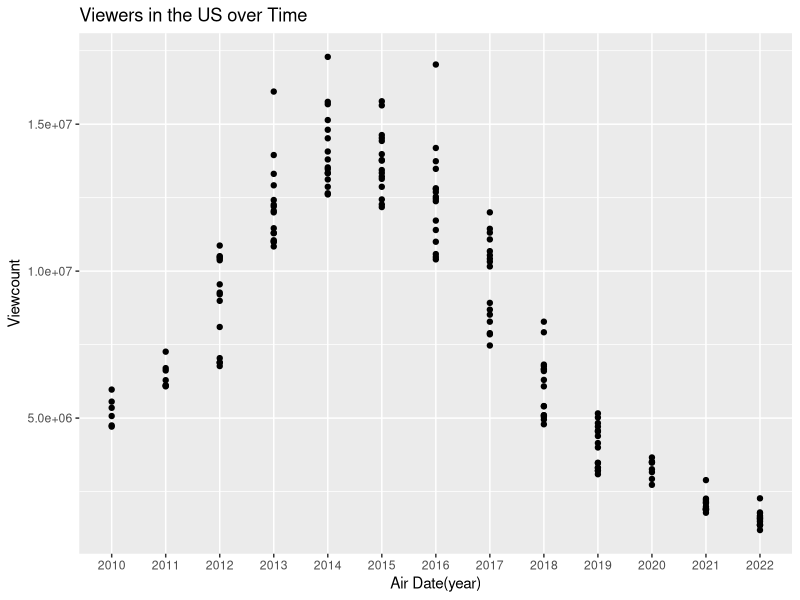
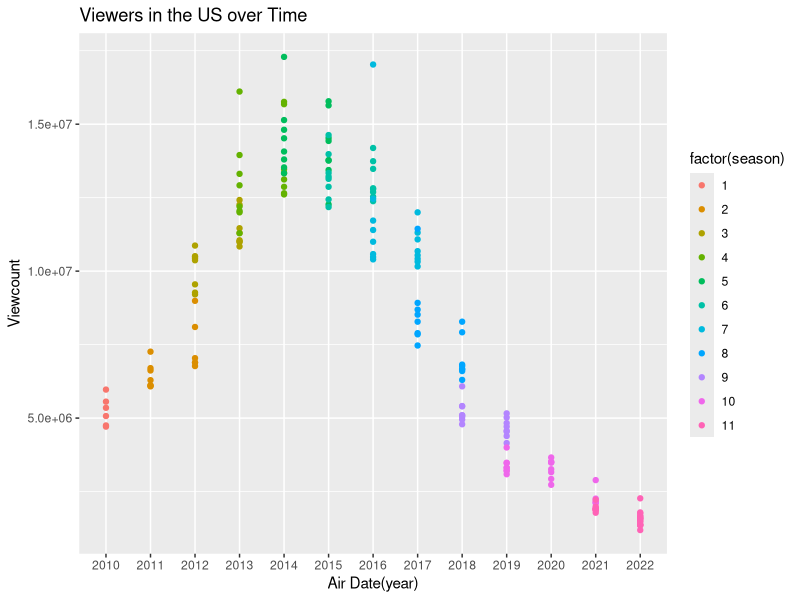

Source code (R) for these figures, in order:
## ---- chunk 1
library(tidyverse)
library(ggplot2)
twd_episodes <- read.csv("the_walking_dead_episodes.csv")
twd_episodes$season <- as.double(twd_episodes$season)
glimpse(twd_episodes)
## ---- chunk 2
twd_episodes$original_air_date <- as.Date(twd_episodes$original_air_date, format = "%Y-%m-%d")
# extract year
twd_episodes$air_year<- format(twd_episodes$original_air_date, "%Y")
# plot
ggplot(data=twd_episodes, #data layer
       mapping = aes(x=air_year, y=us_viewers)) +
  geom_point() + #geometric layer
  labs(title="Viewers in the US over Time",
       x= "Air Date(year)", y= "Viewcount")
## ---- chunk 3
ggplot(data=twd_episodes, #data layer
       mapping = aes(x=air_year, y=us_viewers, color=factor(season))) +
  geom_point() + #geometric layer
  labs(title="Viewers in the US over Time",
       x= "Air Date(year)", y= "Viewcount")
## ---- chunk 4
twd_episodes %>% group_by(directed_by) %>% summarise(episode_count=n(),average_viewcount=mean(us_viewers)) %>% arrange(desc(episode_count))
